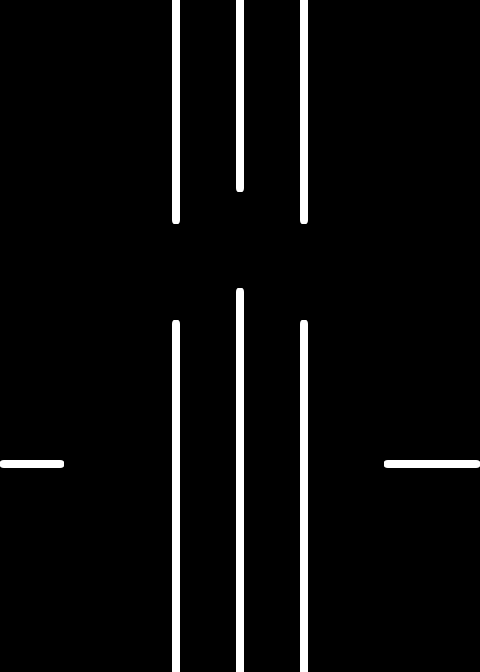

Below is a game level as drawn by its tile map, then a one-line description and the .tmx file that defines it, in full:
An orthogonal 15x21 tile map with 32x32 px tiles, 1 tile layer (Tile Layer 1) and 10 objects.

<map version="1.0" tiledversion="1.1.6" orientation="orthogonal" renderorder="right-down" width="15" height="21" tilewidth="32" tileheight="32" infinite="0" nextobjectid="23">
 <properties>
  <property name="hue" type="int" value="278" />
 </properties>
 <tileset firstgid="1" name="tileset" tilewidth="32" tileheight="32" tilecount="16" columns="16">
  <image source="../graphics/tileset.png" width="512" height="32" />
 </tileset>
 <layer name="Tile Layer 1" width="15" height="21">
  <data encoding="csv">
0,0,0,0,0,11,0,11,0,11,0,0,0,0,0,
0,0,0,0,0,11,0,11,0,11,0,0,0,0,0,
0,0,0,0,0,11,0,11,0,11,0,0,0,0,0,
0,0,0,0,0,11,0,11,0,11,0,0,0,0,0,
0,0,0,0,0,11,0,11,0,11,0,0,0,0,0,
0,0,0,0,0,11,0,9,0,11,0,0,0,0,0,
0,0,0,0,0,9,0,0,0,9,0,0,0,0,0,
0,0,0,0,0,0,0,0,0,0,0,0,0,0,0,
0,0,0,0,0,0,0,0,0,0,0,0,0,0,0,
0,0,0,0,0,0,0,12,0,0,0,0,0,0,0,
0,0,0,0,0,12,0,11,0,12,0,0,0,0,0,
0,0,0,0,0,11,0,11,0,11,0,0,0,0,0,
0,0,0,0,0,11,0,11,0,11,0,0,0,0,0,
0,0,0,0,0,11,0,11,0,11,0,0,0,0,0,
2,4,0,0,0,11,0,11,0,11,0,0,2,3,4,
0,0,0,0,0,11,0,11,0,11,0,0,0,0,0,
0,0,0,0,0,11,0,11,0,11,0,0,0,0,0,
0,0,0,0,0,11,0,11,0,11,0,0,0,0,0,
0,0,0,0,0,11,0,11,0,11,0,0,0,0,0,
0,0,0,0,0,11,0,11,0,11,0,0,0,0,0,
0,0,0,0,0,11,0,11,0,11,0,0,0,0,0
</data>
 </layer>
 <objectgroup name="Player">
  <object id="1" x="416" y="429" width="32" height="32" />
 </objectgroup>
 <objectgroup name="Finish">
  <object id="6" x="0" y="397" width="64" height="64" />
 </objectgroup>
 <objectgroup name="Obstacles">
  <object id="8" x="235.333" y="288" width="8.58333" height="384.667" />
  <object id="9" x="235.333" y="1.33333" width="8.83333" height="189.583" />
  <object id="11" x="384" y="460.917" width="95.3333" height="6.41667" />
  <object id="12" x="0.0833333" y="461" width="64.0833" height="7" />
  <object id="15" x="300.167" y="319.667" width="7.83333" height="352.333" />
  <object id="20" x="171.667" y="320.583" width="7.83333" height="350.75" />
  <object id="21" x="300.333" y="0" width="7.33333" height="224.167" />
  <object id="22" x="171.333" y="-1.33333" width="8.5" height="225" />
 </objectgroup>
</map>
